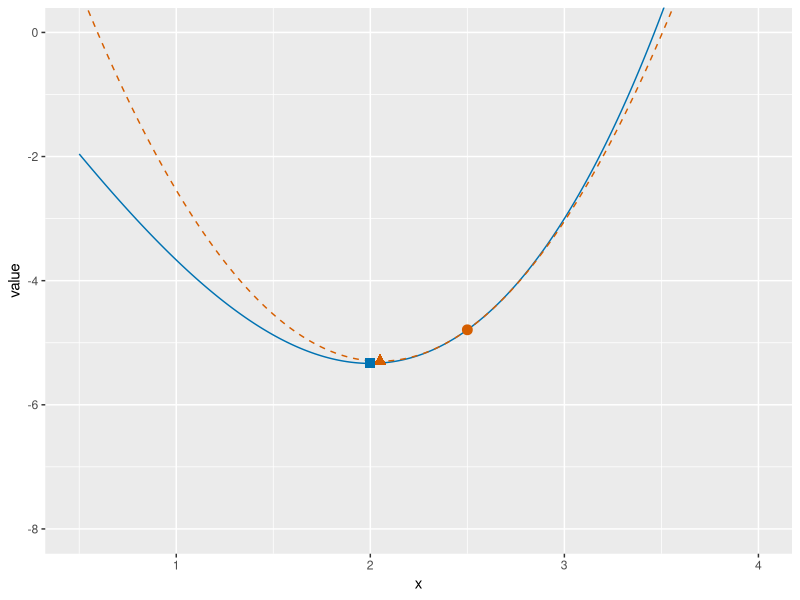

This chart was generated by the following R code:
## ---- chunk 1
#| label: newton-model-r
#| fig-alt: >-
#|   Plot of the cubic f of x equals x cubed over 3 minus 4 x for x from 0.5
#|   to 4, in blue, and its quadratic model at x equal to 2.5 in dashed
#|   vermilion. The model touches the cubic at 2.5, is a parabola opening
#|   upward, and has its lowest point at 2.05, marked by a vermilion triangle.
#|   A vermilion circle marks the starting point 2.5, and a blue square marks
#|   the minimizer 2 of the cubic.
#| fig-height: 4
#| fig-width: 6
nm_x_fn <- seq(0.5, 4, length.out = 301)
nm_f_fn <- function(x) x^3 / 3 - 4 * x
nm_q_fn <- function(x) {
  nm_f_fn(2.5) + 2.25 * (x - 2.5) + 2.5 * (x - 2.5)^2
}
nm_curve_fn <- tibble::tibble(x = nm_x_fn, y = nm_f_fn(nm_x_fn))
nm_model_fn <- tibble::tibble(x = nm_x_fn, y = nm_q_fn(nm_x_fn))
nm_start_fn <- tibble::tibble(x = 2.5, y = nm_f_fn(2.5))
nm_step_fn <- tibble::tibble(x = 2.05, y = nm_q_fn(2.05))
nm_min_fn <- tibble::tibble(x = 2, y = nm_f_fn(2))
nm_aes_fn <- ggplot2::aes(x, y)
ggplot2::ggplot(nm_curve_fn, nm_aes_fn) +
  ggplot2::geom_line(colour = "#0072B2") +
  ggplot2::geom_line(
    data = nm_model_fn, colour = "#D55E00", linetype = "dashed"
  ) +
  ggplot2::geom_point(data = nm_start_fn, colour = "#D55E00", size = 3) +
  ggplot2::geom_point(
    data = nm_step_fn, colour = "#D55E00", size = 3, shape = 17
  ) +
  ggplot2::geom_point(
    data = nm_min_fn, colour = "#0072B2", size = 3, shape = 15
  ) +
  ggplot2::coord_cartesian(ylim = c(-8, 0)) +
  ggplot2::labs(x = "x", y = "value")
